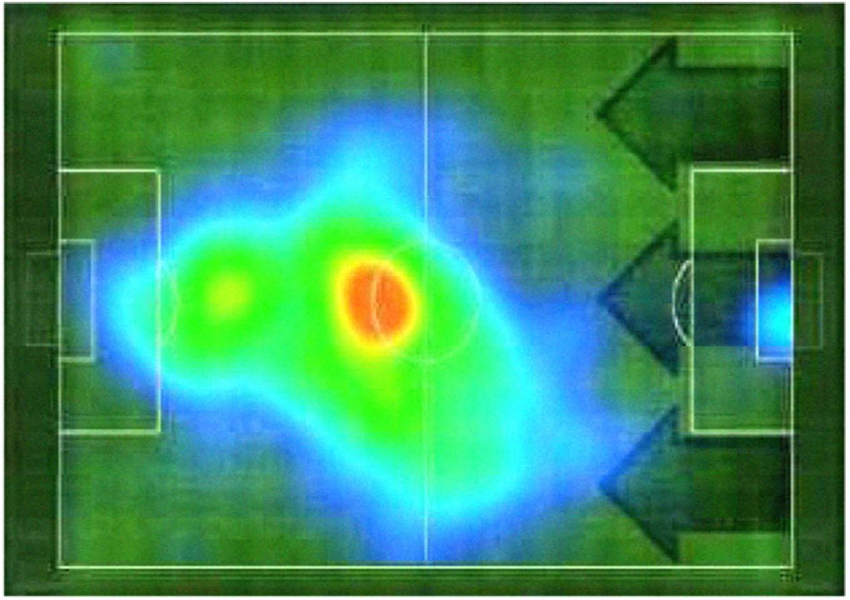
#> input picture heat_image.jpg, 850 x 600 px
$ python heat_map.py
#> lines starting #> are read from the running program, lines starting #| are printed output that depends on the picture
import cv2
import matplotlib.pyplot as plt
import numpy as np

# Load the image
img = cv2.imread('heat_image.jpg')
#> img is the input picture: shape (600, 850, 3); mean B, G, R 98.8, 145, 59.6

# Convert the image to HSV color space
hsv_img = cv2.cvtColor(img, cv2.COLOR_BGR2HSV)
#> hsv_img: shape (600, 850, 3); mean H, S, V 69.2, 175.9, 158.4

# Create a numpy array of the same size as the image
heatmap = np.zeros_like(img[:,:,0], dtype=np.uint8)

# Assign intensity values based on color
heatmap[(hsv_img[:,:,0] > 0) & (hsv_img[:,:,0] < 22.5)] = 3
heatmap[(hsv_img[:,:,0] >= 22.5) & (hsv_img[:,:,0] < 67.5)] = 2
heatmap[(hsv_img[:,:,0] >= 67.5) & (hsv_img[:,:,0] < 135)] = 1


# Define the grid parameters
grid_length = 8# in meters
grid_breadth = 10 # in meters
cell_size = 1 # in meters

# Resize the heatmap to the desired size
heatmap = cv2.resize(heatmap, (int(grid_breadth/cell_size), int(grid_length/cell_size)), interpolation=cv2.INTER_LINEAR)

# Generate the grid
grid = np.zeros((int(grid_length/cell_size), int(grid_breadth/cell_size)), dtype=np.uint8)
for i in range(int(grid_length/cell_size)):
    for j in range(int(grid_breadth/cell_size)):
        cell_heatmap = heatmap[int(i*cell_size/cell_size):int((i+1)*cell_size/cell_size), int(j*cell_size/cell_size):int((j+1)*cell_size/cell_size)]
        grid[i][j] = int(np.mean(cell_heatmap))

# Display the grid
print(grid)
cmap = plt.get_cmap('Blues')

# Plot the matrix as a 2D map
plt.imshow(grid, cmap=cmap)

# Show the plot
plt.show()
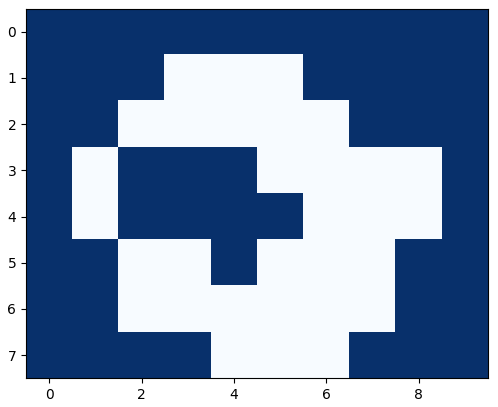
#> figure drawn by matplotlib, 1 panel
